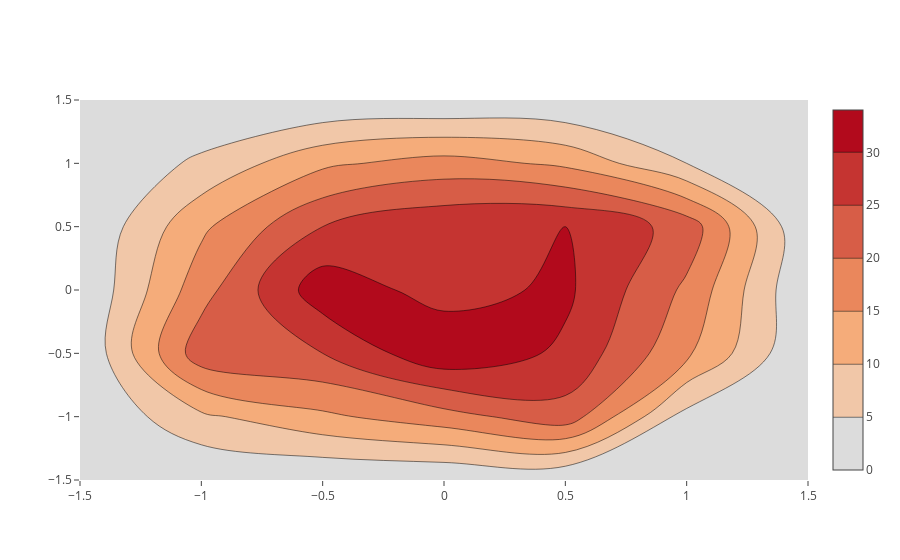

Notebook code cell kept with this figure:
### Markdown cell above
# Basic 2D Histogram Contour

### Code cell
import plotly.graph_objs as go

import numpy as np

x = np.random.uniform(-1, 1, size=500)
y = np.random.uniform(-1, 1, size=500)

trace = [go.Histogram2dContour(
        x = x,
        y = y
)]

pyo.iplot(trace, filename = "Basic Histogram2dContour")

### Figure 1 — Plotly figure (JSON) as saved in the notebook; plotly's stock layout.template omitted (floating-point values rounded to 4 significant figures; data arrays with more than 128 entries replaced by an {"elided": "..."} marker saying what was removed)
{"data": [{"type": "histogram2dcontour", "uid": "f8f55b2f-607f-4ea7-bf1b-5bc66ea7226a", "x": {"elided": "500 float values"}, "y": {"elided": "500 float values"}}], "layout": {}}
